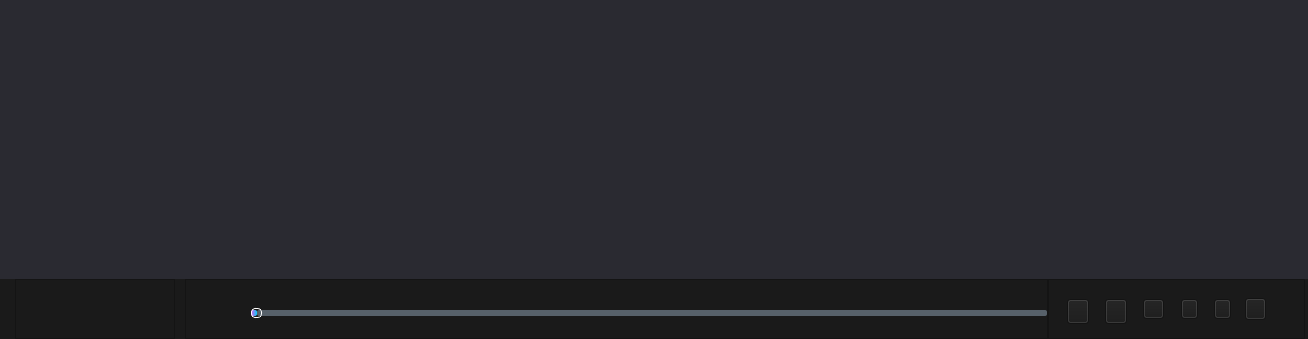
<?xml version="1.0" encoding="UTF-8"?>
<ui version="4.0">
 <class>MultipPlayer</class>
 <widget class="QWidget" name="MultipPlayer">
  <property name="geometry">
   <rect>
    <x>0</x>
    <y>0</y>
    <width>1308</width>
    <height>339</height>
   </rect>
  </property>
  <property name="windowTitle">
   <string>MultipPlayer</string>
  </property>
  <property name="styleSheet">
   <string notr="true"/>
  </property>
  <layout class="QVBoxLayout" name="verticalLayout_2">
   <property name="spacing">
    <number>0</number>
   </property>
   <property name="leftMargin">
    <number>0</number>
   </property>
   <property name="topMargin">
    <number>0</number>
   </property>
   <property name="rightMargin">
    <number>0</number>
   </property>
   <property name="bottomMargin">
    <number>0</number>
   </property>
   <item>
    <layout class="QVBoxLayout" name="verticalLayout_main">
     <property name="spacing">
      <number>0</number>
     </property>
     <property name="leftMargin">
      <number>0</number>
     </property>
     <property name="topMargin">
      <number>0</number>
     </property>
     <property name="rightMargin">
      <number>0</number>
     </property>
     <property name="bottomMargin">
      <number>0</number>
     </property>
     <item>
      <widget class="QStackedWidget" name="stackedWidget">
       <property name="minimumSize">
        <size>
         <width>0</width>
         <height>0</height>
        </size>
       </property>
       <property name="styleSheet">
        <string notr="true">QStackedWidget
{
margin:0px;
background-color:#2a2a31;
}

QStackedWidget::tab
{
margin:0px;
}
</string>
       </property>
       <property name="currentIndex">
        <number>-1</number>
       </property>
      </widget>
     </item>
     <item>
      <widget class="QStackedWidget" name="stackedWidget_player">
       <property name="minimumSize">
        <size>
         <width>0</width>
         <height>60</height>
        </size>
       </property>
       <property name="maximumSize">
        <size>
         <width>16777215</width>
         <height>60</height>
        </size>
       </property>
       <property name="styleSheet">
        <string notr="true">background-color: rgb(26, 26, 26);</string>
       </property>
       <widget class="QWidget" name="stackedWidget_playerPage1">
        <layout class="QHBoxLayout" name="horizontalLayout">
         <property name="spacing">
          <number>0</number>
         </property>
         <property name="leftMargin">
          <number>0</number>
         </property>
         <property name="topMargin">
          <number>0</number>
         </property>
         <property name="rightMargin">
          <number>0</number>
         </property>
         <property name="bottomMargin">
          <number>0</number>
         </property>
         <item>
          <spacer name="horizontalSpacer_3">
           <property name="orientation">
            <enum>Qt::Horizontal</enum>
           </property>
           <property name="sizeType">
            <enum>QSizePolicy::Fixed</enum>
           </property>
           <property name="sizeHint" stdset="0">
            <size>
             <width>15</width>
             <height>20</height>
            </size>
           </property>
          </spacer>
         </item>
         <item>
          <widget class="QFrame" name="frame_playctl">
           <property name="minimumSize">
            <size>
             <width>170</width>
             <height>0</height>
            </size>
           </property>
           <property name="maximumSize">
            <size>
             <width>170</width>
             <height>16777215</height>
            </size>
           </property>
           <property name="styleSheet">
            <string notr="true">margin-right:10px;</string>
           </property>
           <property name="frameShape">
            <enum>QFrame::StyledPanel</enum>
           </property>
           <property name="frameShadow">
            <enum>QFrame::Raised</enum>
           </property>
           <layout class="QHBoxLayout" name="horizontalLayout_3">
            <property name="spacing">
             <number>0</number>
            </property>
            <property name="leftMargin">
             <number>0</number>
            </property>
            <property name="topMargin">
             <number>0</number>
            </property>
            <property name="rightMargin">
             <number>0</number>
            </property>
            <property name="bottomMargin">
             <number>0</number>
            </property>
            <item>
             <layout class="QHBoxLayout" name="horizontalLayout_2">
              <item>
               <widget class="QPushButton" name="pushButton_previous">
                <property name="minimumSize">
                 <size>
                  <width>40</width>
                  <height>40</height>
                 </size>
                </property>
                <property name="styleSheet">
                 <string notr="true">QPushButton
{
background-repeat:no-repeat;
background-color:transparent;
border: 1px solid transparent;
/*border-radius:15px;*/
}


QPushButton:pressed
{
border: 1px solid transparent;
}

QPushButton:hover
{

border: 1px solid transparent;
}

QToolTip
{
border:1px solid rgb(118, 118, 118); 
background-color: #ffffff;
color:#484848; font-size:12px;
}</string>
                </property>
                <property name="text">
                 <string/>
                </property>
                <property name="flat">
                 <bool>false</bool>
                </property>
               </widget>
              </item>
              <item>
               <spacer name="horizontalSpacer_5">
                <property name="orientation">
                 <enum>Qt::Horizontal</enum>
                </property>
                <property name="sizeType">
                 <enum>QSizePolicy::Fixed</enum>
                </property>
                <property name="sizeHint" stdset="0">
                 <size>
                  <width>5</width>
                  <height>20</height>
                 </size>
                </property>
               </spacer>
              </item>
              <item>
               <widget class="QPushButton" name="pushButton_pauseStart">
                <property name="minimumSize">
                 <size>
                  <width>40</width>
                  <height>40</height>
                 </size>
                </property>
                <property name="styleSheet">
                 <string notr="true">QPushButton
{
background-color:transparent;
border: 1px solid transparent;
/*border-radius:15px;*/
}


QPushButton:pressed
{
border: 1px solid transparent;
}

QPushButton:hover
{
border: 1px solid transparent;
}

QToolTip
{
border:1px solid rgb(118, 118, 118); 
background-color: #ffffff;
color:#484848; font-size:12px;
}</string>
                </property>
                <property name="text">
                 <string/>
                </property>
                <property name="flat">
                 <bool>false</bool>
                </property>
               </widget>
              </item>
              <item>
               <spacer name="horizontalSpacer_4">
                <property name="orientation">
                 <enum>Qt::Horizontal</enum>
                </property>
                <property name="sizeType">
                 <enum>QSizePolicy::Fixed</enum>
                </property>
                <property name="sizeHint" stdset="0">
                 <size>
                  <width>5</width>
                  <height>20</height>
                 </size>
                </property>
               </spacer>
              </item>
              <item>
               <widget class="QPushButton" name="pushButton_next">
                <property name="minimumSize">
                 <size>
                  <width>40</width>
                  <height>40</height>
                 </size>
                </property>
                <property name="styleSheet">
                 <string notr="true">QPushButton
{
background-color:transparent;
border: 1px solid transparent;
/*border-radius:15px;*/
}


QPushButton:pressed
{

border: 1px solid transparent;
}

QPushButton:hover
{

border: 1px solid transparent;
}

QToolTip
{
border:1px solid rgb(118, 118, 118); 
background-color: #ffffff;
color:#484848; font-size:12px;
}</string>
                </property>
                <property name="text">
                 <string/>
                </property>
                <property name="flat">
                 <bool>false</bool>
                </property>
               </widget>
              </item>
             </layout>
            </item>
           </layout>
          </widget>
         </item>
         <item>
          <widget class="QFrame" name="frame_slider">
           <property name="minimumSize">
            <size>
             <width>780</width>
             <height>0</height>
            </size>
           </property>
           <property name="maximumSize">
            <size>
             <width>1460</width>
             <height>16777215</height>
            </size>
           </property>
           <property name="frameShape">
            <enum>QFrame::StyledPanel</enum>
           </property>
           <property name="frameShadow">
            <enum>QFrame::Raised</enum>
           </property>
           <layout class="QHBoxLayout" name="horizontalLayout_6">
            <property name="spacing">
             <number>0</number>
            </property>
            <property name="leftMargin">
             <number>0</number>
            </property>
            <property name="topMargin">
             <number>0</number>
            </property>
            <property name="rightMargin">
             <number>0</number>
            </property>
            <property name="bottomMargin">
             <number>0</number>
            </property>
            <item>
             <layout class="QHBoxLayout" name="horizontalLayout_5">
              <property name="spacing">
               <number>15</number>
              </property>
              <item>
               <widget class="RotatePic" name="widget_media_pic" native="true">
                <property name="minimumSize">
                 <size>
                  <width>50</width>
                  <height>50</height>
                 </size>
                </property>
                <property name="maximumSize">
                 <size>
                  <width>50</width>
                  <height>50</height>
                 </size>
                </property>
                <property name="styleSheet">
                 <string notr="true"/>
                </property>
               </widget>
              </item>
              <item>
               <layout class="QVBoxLayout" name="verticalLayout">
                <property name="spacing">
                 <number>0</number>
                </property>
                <item>
                 <layout class="QHBoxLayout" name="horizontalLayout_4">
                  <item>
                   <widget class="QLabel" name="label_media_name">
                    <property name="minimumSize">
                     <size>
                      <width>200</width>
                      <height>0</height>
                     </size>
                    </property>
                    <property name="styleSheet">
                     <string notr="true">QLabel
{
margin-top:3px;
color:#29aae2;
}
</string>
                    </property>
                    <property name="text">
                     <string/>
                    </property>
                   </widget>
                  </item>
                  <item>
                   <spacer name="horizontalSpacer_2">
                    <property name="orientation">
                     <enum>Qt::Horizontal</enum>
                    </property>
                    <property name="sizeType">
                     <enum>QSizePolicy::Minimum</enum>
                    </property>
                    <property name="sizeHint" stdset="0">
                     <size>
                      <width>50</width>
                      <height>20</height>
                     </size>
                    </property>
                   </spacer>
                  </item>
                  <item>
                   <widget class="QLabel" name="label_time">
                    <property name="minimumSize">
                     <size>
                      <width>120</width>
                      <height>0</height>
                     </size>
                    </property>
                    <property name="maximumSize">
                     <size>
                      <width>110</width>
                      <height>16777215</height>
                     </size>
                    </property>
                    <property name="styleSheet">
                     <string notr="true">QLabel
{
color:rgb(255, 94, 30);
margin-top:3px;
margin-left:10px;
}</string>
                    </property>
                    <property name="text">
                     <string/>
                    </property>
                   </widget>
                  </item>
                 </layout>
                </item>
                <item>
                 <widget class="QSlider" name="horizontalSlider">
                  <property name="minimumSize">
                   <size>
                    <width>350</width>
                    <height>0</height>
                   </size>
                  </property>
                  <property name="maximumSize">
                   <size>
                    <width>16777215</width>
                    <height>20</height>
                   </size>
                  </property>
                  <property name="styleSheet">
                   <string notr="true">/*整个进度条*/
QSlider::groove:horizontal 
{
background:transparent;
height: 6px;
border-radius:3px;
}


/*整个进度条-hover*/
QSlider::groove:horizontal:hover
{
background:transparent;
height: 6px;
border-radius:3px;
}

/*J拖动按钮*/
QSlider::handle:horizontal 
{

background: qradialgradient(spread:pad, cx:0.5, cy:0.5, radius:0.5, fx:0.5, fy:0.5, 
stop:0.6 #45ADED, stop:0.778409 rgba(255, 255, 255, 255));
height:8px;
width:8px;
margin-top: -2px;
margin-bottom: -2px;
padding-right:1px;
border-radius:4px;
border:1px solid white;

/*
border-image: url(:/images/Slider.png);
width: 20px;          
height:20px;           
margin-top: -4px;      
margin-bottom: -4px;
border-radius: 10px;  
*/
}

/*J拖动按钮-hover,只跟groove的hover时高度影响*/
QSlider::handle:horizontal:hover 
{

}

/*未划过的区域，右边界线*/
QSlider::add-page:horizontal,QSlider::add-line:horizontal
{
border-radius:2px;
background-color: rgb(87, 97, 106); 
}

/*已划过的区域，右边界线*/
QSlider::sub-page:horizontal,QSlider::sub-line:horizontal
{
border-radius:2px;
background-color:qlineargradient(spread:pad, x1:0, y1:0, x2:1, y2:0, stop:0 rgba(231,80,229, 255), stop:1 rgba(7,208,255, 255));
}
</string>
                  </property>
                  <property name="orientation">
                   <enum>Qt::Horizontal</enum>
                  </property>
                 </widget>
                </item>
                <item>
                 <spacer name="verticalSpacer">
                  <property name="orientation">
                   <enum>Qt::Vertical</enum>
                  </property>
                  <property name="sizeType">
                   <enum>QSizePolicy::Fixed</enum>
                  </property>
                  <property name="sizeHint" stdset="0">
                   <size>
                    <width>20</width>
                    <height>15</height>
                   </size>
                  </property>
                 </spacer>
                </item>
               </layout>
              </item>
             </layout>
            </item>
           </layout>
          </widget>
         </item>
         <item>
          <widget class="QFrame" name="frame_adjust">
           <property name="minimumSize">
            <size>
             <width>260</width>
             <height>0</height>
            </size>
           </property>
           <property name="maximumSize">
            <size>
             <width>260</width>
             <height>16777215</height>
            </size>
           </property>
           <property name="styleSheet">
            <string notr="true">margin-right:3px;</string>
           </property>
           <property name="frameShape">
            <enum>QFrame::StyledPanel</enum>
           </property>
           <property name="frameShadow">
            <enum>QFrame::Raised</enum>
           </property>
           <layout class="QHBoxLayout" name="horizontalLayout_8">
            <property name="spacing">
             <number>6</number>
            </property>
            <property name="leftMargin">
             <number>0</number>
            </property>
            <property name="topMargin">
             <number>0</number>
            </property>
            <property name="rightMargin">
             <number>0</number>
            </property>
            <property name="bottomMargin">
             <number>0</number>
            </property>
            <item>
             <layout class="QHBoxLayout" name="horizontalLayout_7">
              <property name="spacing">
               <number>5</number>
              </property>
              <item>
               <spacer name="horizontalSpacer_6">
                <property name="orientation">
                 <enum>Qt::Horizontal</enum>
                </property>
                <property name="sizeHint" stdset="0">
                 <size>
                  <width>20</width>
                  <height>20</height>
                 </size>
                </property>
               </spacer>
              </item>
              <item>
               <widget class="QPushButton" name="pushButton_playOrder">
                <property name="minimumSize">
                 <size>
                  <width>25</width>
                  <height>25</height>
                 </size>
                </property>
                <property name="maximumSize">
                 <size>
                  <width>20</width>
                  <height>20</height>
                 </size>
                </property>
                <property name="styleSheet">
                 <string notr="true">QPushButton
{
border-image: url(:/images/icon/player_xunhuan.png);
}

QPushButton:hover
{
border-image: url(:/images/icon/player_xunhuan.png);
}</string>
                </property>
                <property name="text">
                 <string/>
                </property>
               </widget>
              </item>
              <item>
               <spacer name="horizontalSpacer_10">
                <property name="orientation">
                 <enum>Qt::Horizontal</enum>
                </property>
                <property name="sizeType">
                 <enum>QSizePolicy::Expanding</enum>
                </property>
                <property name="sizeHint" stdset="0">
                 <size>
                  <width>10</width>
                  <height>20</height>
                 </size>
                </property>
               </spacer>
              </item>
              <item>
               <widget class="QPushButton" name="pushButton_comments">
                <property name="minimumSize">
                 <size>
                  <width>25</width>
                  <height>25</height>
                 </size>
                </property>
                <property name="maximumSize">
                 <size>
                  <width>20</width>
                  <height>20</height>
                 </size>
                </property>
                <property name="styleSheet">
                 <string notr="true">QPushButton
{
border-image: url(:/images/icon/comment_message.png);
}

QPushButton:hover
{
border-image: url(:/images/icon/comment_message.png);
}</string>
                </property>
                <property name="text">
                 <string/>
                </property>
               </widget>
              </item>
              <item>
               <spacer name="horizontalSpacer_9">
                <property name="orientation">
                 <enum>Qt::Horizontal</enum>
                </property>
                <property name="sizeType">
                 <enum>QSizePolicy::Expanding</enum>
                </property>
                <property name="sizeHint" stdset="0">
                 <size>
                  <width>10</width>
                  <height>20</height>
                 </size>
                </property>
               </spacer>
              </item>
              <item>
               <widget class="QPushButton" name="Btn_adjust">
                <property name="minimumSize">
                 <size>
                  <width>24</width>
                  <height>20</height>
                 </size>
                </property>
                <property name="maximumSize">
                 <size>
                  <width>24</width>
                  <height>20</height>
                 </size>
                </property>
                <property name="styleSheet">
                 <string notr="true">QPushButton
{
border-image: url(:/images/icon/set.png);
}

QPushButton:hover
{
border-image: url(:/images/icon/set_hover.png);
}</string>
                </property>
                <property name="text">
                 <string/>
                </property>
               </widget>
              </item>
              <item>
               <spacer name="horizontalSpacer_14">
                <property name="orientation">
                 <enum>Qt::Horizontal</enum>
                </property>
                <property name="sizeType">
                 <enum>QSizePolicy::Expanding</enum>
                </property>
                <property name="sizeHint" stdset="0">
                 <size>
                  <width>12</width>
                  <height>20</height>
                 </size>
                </property>
               </spacer>
              </item>
              <item>
               <widget class="QPushButton" name="pushButton_sound">
                <property name="minimumSize">
                 <size>
                  <width>20</width>
                  <height>20</height>
                 </size>
                </property>
                <property name="maximumSize">
                 <size>
                  <width>20</width>
                  <height>20</height>
                 </size>
                </property>
                <property name="styleSheet">
                 <string notr="true"/>
                </property>
                <property name="text">
                 <string/>
                </property>
               </widget>
              </item>
              <item>
               <spacer name="horizontalSpacer_8">
                <property name="orientation">
                 <enum>Qt::Horizontal</enum>
                </property>
                <property name="sizeType">
                 <enum>QSizePolicy::Expanding</enum>
                </property>
                <property name="sizeHint" stdset="0">
                 <size>
                  <width>10</width>
                  <height>20</height>
                 </size>
                </property>
               </spacer>
              </item>
              <item>
               <widget class="QPushButton" name="pushButton_collect">
                <property name="minimumSize">
                 <size>
                  <width>20</width>
                  <height>20</height>
                 </size>
                </property>
                <property name="maximumSize">
                 <size>
                  <width>20</width>
                  <height>20</height>
                 </size>
                </property>
                <property name="styleSheet">
                 <string notr="true">QPushButton
{
border-image: url(:/images/icon/play_collect_unchecked.png);
}

/*
QPushButton:checked
{
border-image: url(:/images/icon/play_collect_checked.png);
}

QPushButton:unchecked
{
border-image: url(:/images/icon/play_collect_unchecked.png);
}
*/</string>
                </property>
                <property name="text">
                 <string/>
                </property>
               </widget>
              </item>
              <item>
               <spacer name="horizontalSpacer_7">
                <property name="orientation">
                 <enum>Qt::Horizontal</enum>
                </property>
                <property name="sizeType">
                 <enum>QSizePolicy::Expanding</enum>
                </property>
                <property name="sizeHint" stdset="0">
                 <size>
                  <width>8</width>
                  <height>20</height>
                 </size>
                </property>
               </spacer>
              </item>
              <item>
               <widget class="QPushButton" name="pushButton_download">
                <property name="minimumSize">
                 <size>
                  <width>24</width>
                  <height>22</height>
                 </size>
                </property>
                <property name="maximumSize">
                 <size>
                  <width>24</width>
                  <height>22</height>
                 </size>
                </property>
                <property name="styleSheet">
                 <string notr="true">QPushButton
{
border-image: url(:/images/icon/media_download.png);
}

QPushButton:hover
{
border-image: url(:/images/icon/media_download_hover.png);
}</string>
                </property>
                <property name="text">
                 <string/>
                </property>
               </widget>
              </item>
              <item>
               <widget class="QPushButton" name="pushButton_curlist">
                <property name="minimumSize">
                 <size>
                  <width>26</width>
                  <height>26</height>
                 </size>
                </property>
                <property name="maximumSize">
                 <size>
                  <width>26</width>
                  <height>26</height>
                 </size>
                </property>
                <property name="styleSheet">
                 <string notr="true">QPushButton
{
	
	/*background-color:qlineargradient(spread:pad, x1:0, y1:0, x2:1, y2:0, stop:0 rgba(231,80,229, 255), stop:1 rgba(7,208,255, 255));*/
background-color: transparent;
border-image: url(:/images/icon/media_fullgreen.png);
border:none;
}
QPushButton:pressed
{
	border: 1px solid #5F92B2;
}
QPushButton:hover{
/*background-color: qconicalgradient(cx:0.5, cy:0.522909, angle:179.9, 
	stop:0.494318 rgba(181, 225, 250, 255), stop:0.5 rgba(222, 242, 251, 255));*/
border: 1px solid #3C80B1;
border-image: url(:/images/icon/media_fullgreen_hover.png);
border:none;
}

QToolTip
{
border:1px solid rgb(118, 118, 118); 
background-color: #ffffff;
color:#484848; font-size:12px;
}</string>
                </property>
                <property name="text">
                 <string/>
                </property>
               </widget>
              </item>
              <item>
               <spacer name="horizontalSpacer_21">
                <property name="orientation">
                 <enum>Qt::Horizontal</enum>
                </property>
                <property name="sizeType">
                 <enum>QSizePolicy::Expanding</enum>
                </property>
                <property name="sizeHint" stdset="0">
                 <size>
                  <width>6</width>
                  <height>20</height>
                 </size>
                </property>
               </spacer>
              </item>
             </layout>
            </item>
           </layout>
          </widget>
         </item>
        </layout>
       </widget>
      </widget>
     </item>
    </layout>
   </item>
  </layout>
 </widget>
 <layoutdefault spacing="6" margin="11"/>
 <customwidgets>
  <customwidget>
   <class>RotatePic</class>
   <extends>QWidget</extends>
   <header location="global">videomodels/RotatePic.h</header>
   <container>1</container>
  </customwidget>
 </customwidgets>
 <resources/>
 <connections/>
</ui>
